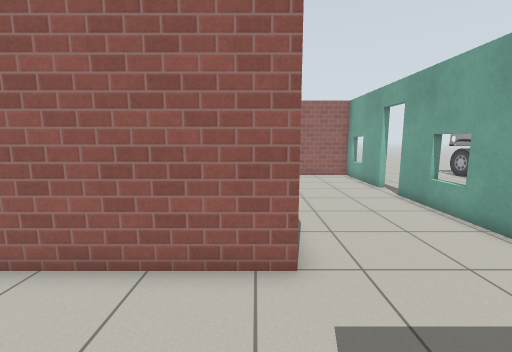
View 1 (above)

17 first-person views from a walk through a world built for the Gazebo simulator. The camera is 1.2 m above the floor, tilts 8° down and sees 90° across. The floor is counted in squares, 0.5 m on a side. Each view is taken from the middle of a square. On the plan, view 1 faces up. The plan holds only what a view shows up to about 17 squares ahead; the rest is blank. Robots are left out. Gazebo's built-in surfaces are drawn with simple patterns.

View 2
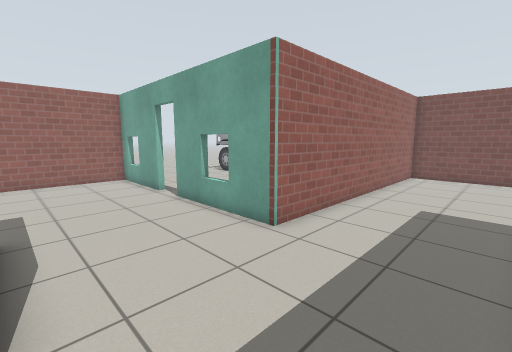

View 3
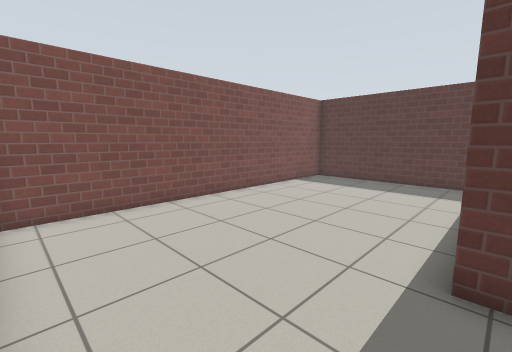

View 4
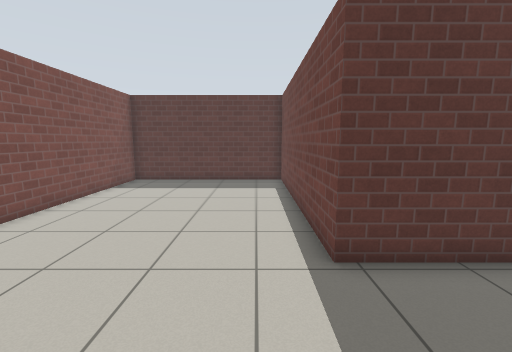

View 5
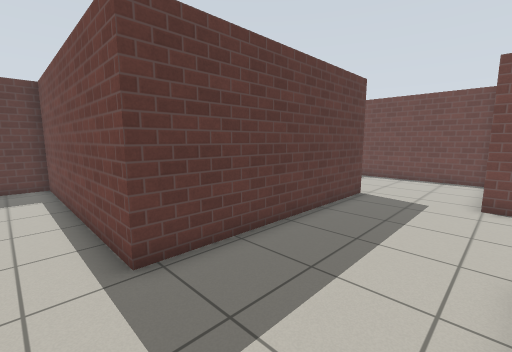

View 6
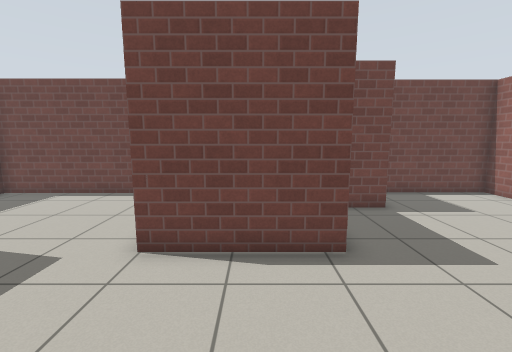

View 7
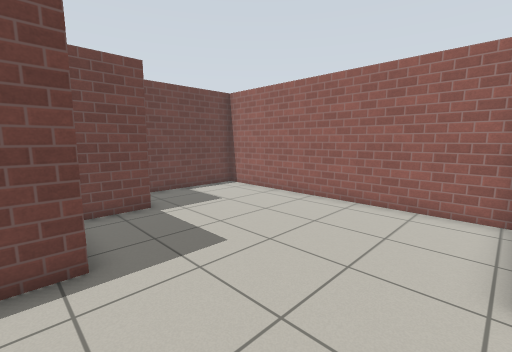

View 8
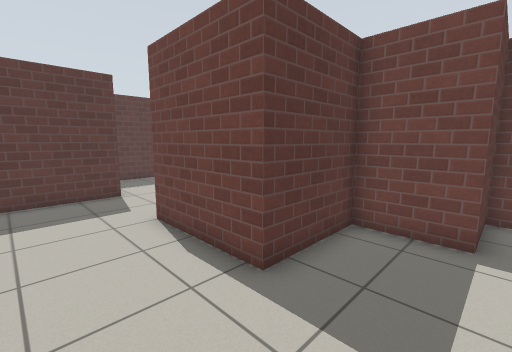

View 9
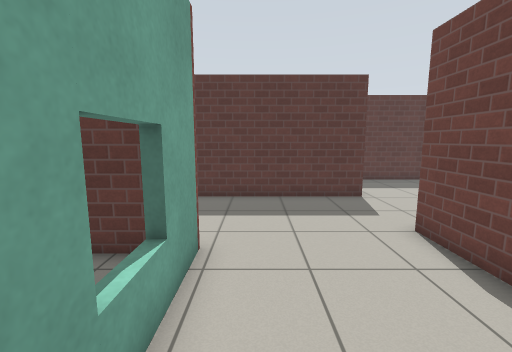

View 10
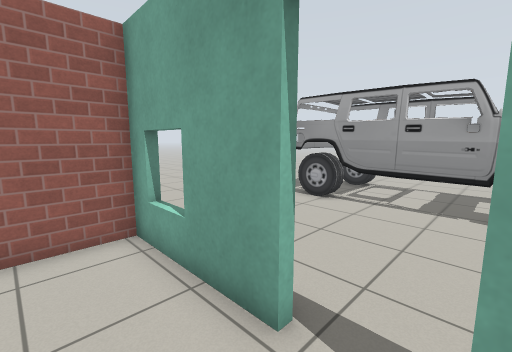

View 11
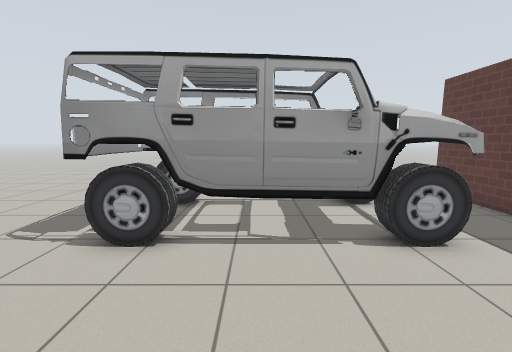

View 12
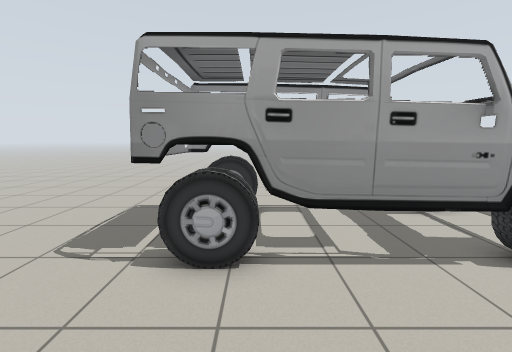

View 13
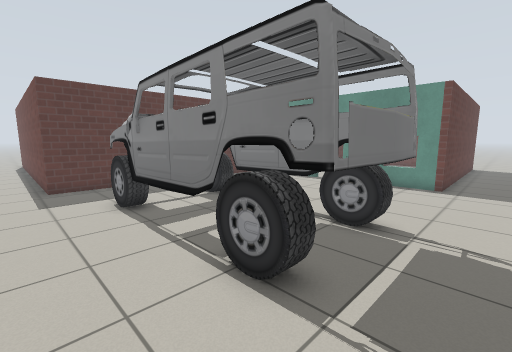

View 14
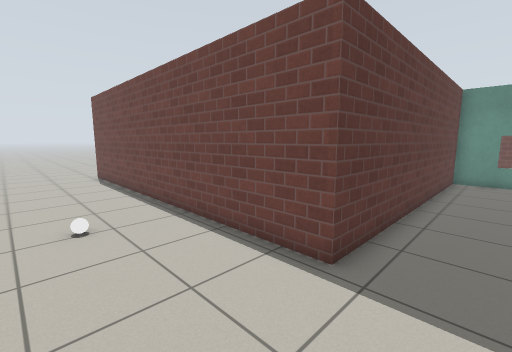

View 15
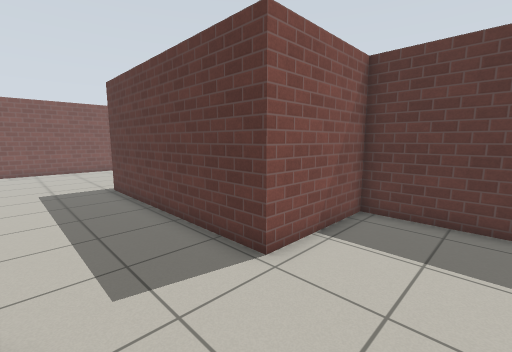

View 16
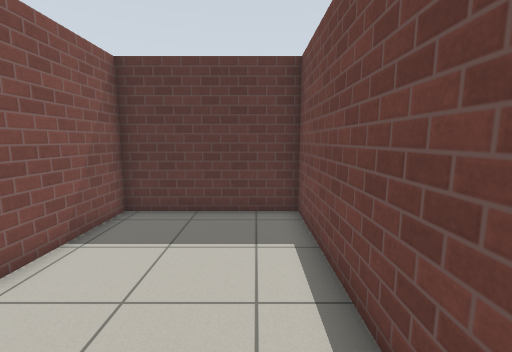

View 17
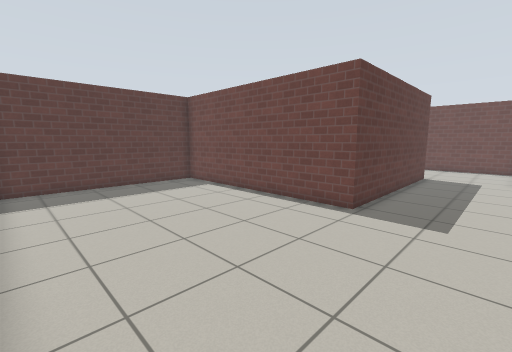

### Floor plan
Key: @ floor where view 1 was taken; # wall or solid block; . floor; D open door; = window, fence, low wall or low ledge; C car; B white ball.
Columns run from 6 left of view 1 to 24 right of it. Each row starts with its distance up from view 1.
 20      ..................... .
 19      .....................
 18 ##############......CCCCC..
 17 #............#......CCCCC...
 16 #............=......CCCCC...
 15 #............#......CCCCC...
 14 #............#......CCCCC...
 13 #............#......CC CC...
 12 ####........DD..... CCCCC...
 11    #........D#......CCCCC...
 10    #.........#   ...CCCCC...
  9    #####.....#    ..C  CC...
  8        #.....=..............  .
  7        #.....#...............
  6        #.....##############...
  5  #######..................#....
  4  #........................#....
  3  #........................#....
  2  #........................#....
  1  #........................#....
  0  #....@##########.........#..B.
 -1  #.....#        #.........#....
 -2  #.....#        #.........#....
 -3  #.....#        #.........#....
 -4  #.....#        #.........#....
 -5  #######        #.........#....
 -6                 #.........#....
 -7                 #.........#....
 -8                 #.........#....
 -9                 #.........#....
-10                 # ........#....
-11                  ##########....
-12                            ....

Positions as (right, up) in squares from view 1, and headings:
1: (0, 0), facing up
2: (1, 1), facing up-right
3: (10, 5), facing down-right
4: (12, 5), facing down
5: (12, 5), facing down-left
6: (6, 7), facing left
7: (6, 8), facing up-left
8: (4, 12), facing down-left
9: (5, 11), facing down
10: (4, 11), facing up-right
11: (8, 14), facing right
12: (9, 16), facing right
13: (21, 20), facing down-left
14: (24, 8), facing down-left
15: (-3, 4), facing down-right
16: (-4, 4), facing down
17: (19, 4), facing down-left
